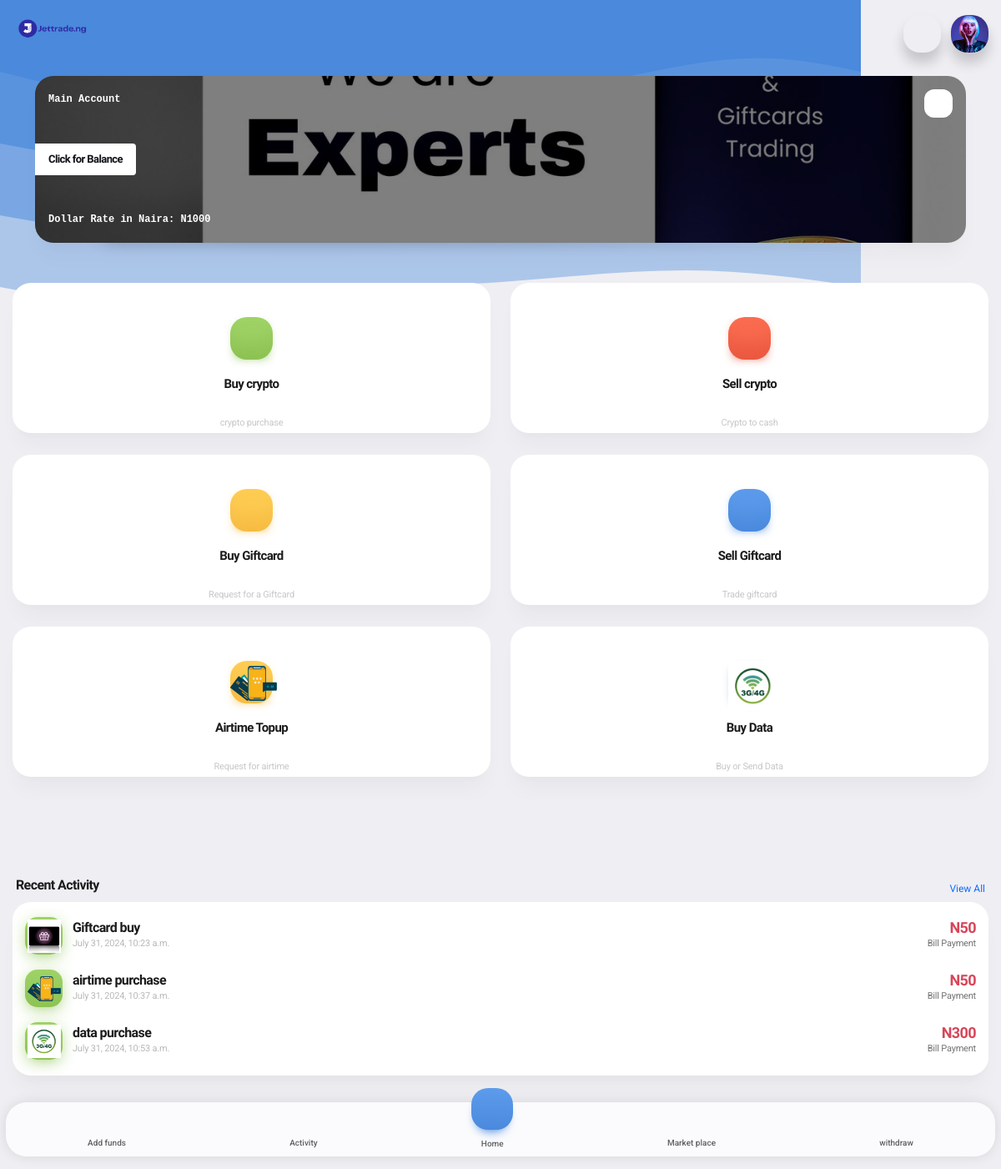
Before: /user (signed in) with the older database file.
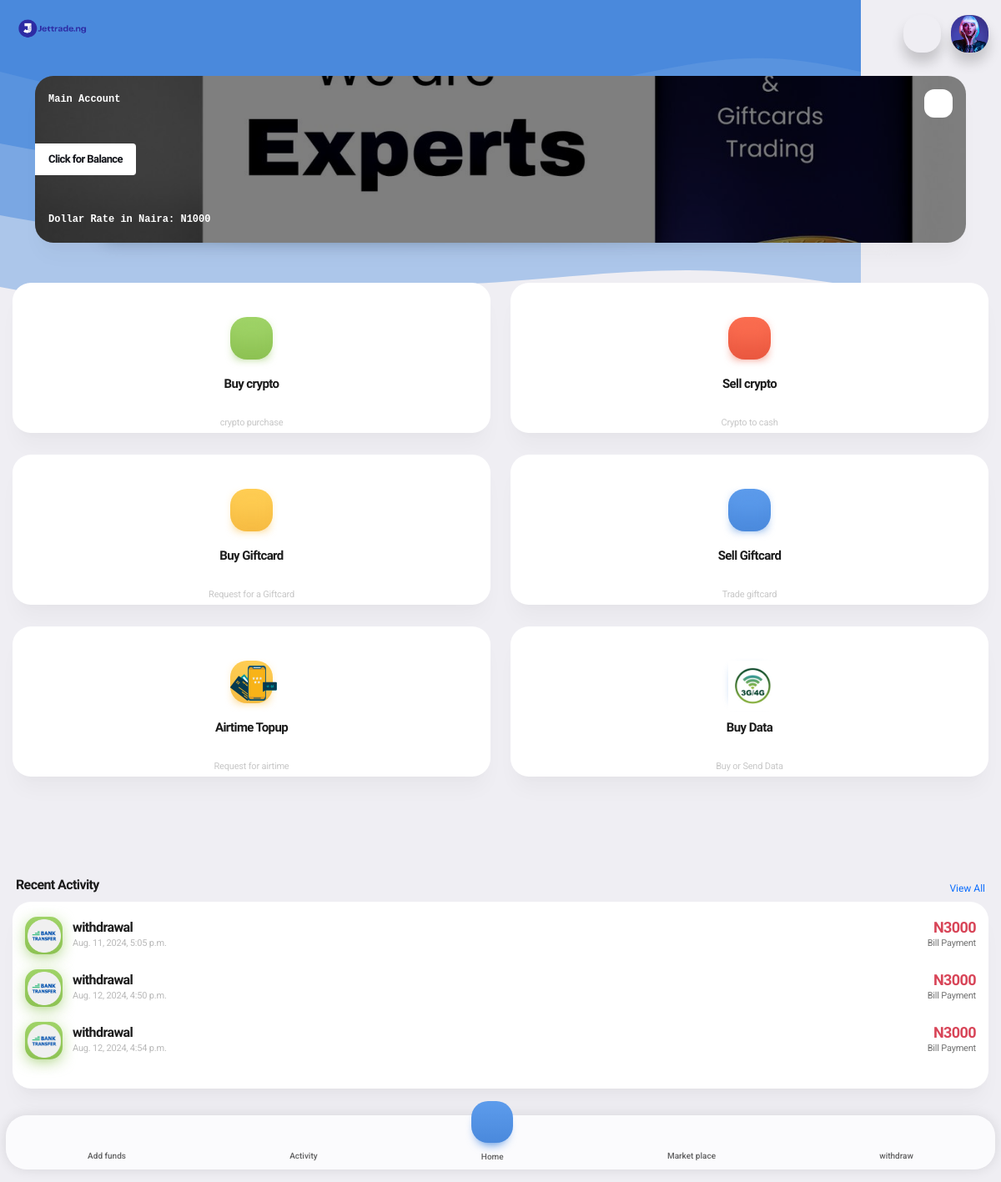
After: the same page with the newer database file.
### user_app/models.py (models this page shows, shortened)
class recent_activity(models.Model):
    user = models.ForeignKey(settings.AUTH_USER_MODEL,on_delete=models.SET_NULL, null=True)
    name = models.CharField(max_length=100)
    amount = models.IntegerField(default=0)
    a_id = models.IntegerField()
    date = models.DateTimeField(blank=True,null=True,default=timezone.now)

### user_app/views.py (the view)
# urls.py: path('user',views.userdash,name='user'),
@login_required
def userdash(request):
     b = balance.objects.filter(user=request.user).first
     x = recent_activity.objects.filter(user=request.user).order_by('-date')[:3]
     return render(request,'user/dashboard/user.html',locals())

### user_app/context_processors.py (called while the page is built)
def kycver(request):
    try:
      active =   Kycverification.objects.filter(user=request.user).first
    except:
       Kycverification.DoesNotExist
       active = None
    return {'active':active}

### template/user/dashboard/user.html (shortened to what the changed rows need)
{% extends 'user/base.html' %}
{% load static %}
{% block content %}
<div class="container">
  <div class="splide__slide">
<div class="card card-style m-0 bg-5 shadow-card shadow-card-m" style="height:200px">
<div class="card-center">
<div class="bg-theme px-3 py-2 rounded-end d-inline-block">
<h1 class="font-13 my-n1">
<a class="color-theme" data-bs-toggle="collapse" href="#balance3" aria-controls="balance2">Click for Balance</a>
</h1>
</div>
</div>
</div>
</div>
</div>
<div class="row text-center mt-5">
  <div class="col-6 mb-n1">
  <a href="/cryptobuy" class="card card-style me-0" style="height:180px">
  <div class="card-center">
  <h1 class="font-15 pt-3">Buy crypto</h1>
  </div>
  </a>
  </div>
  <div class="col-6 mb-n1">
  <a href="/cryptobuy#tab-5" class="card card-style ms-0" style="height:180px">
  <div class="card-center">
  <h1 class="font-15 pt-3">Sell crypto</h1>
  </div>
  </a>
  </div>
  <div class="col-6 mb-n1">
  <a href="/giftcardbuy" class="card card-style me-0" style="height:180px">
  <div class="card-center">
  <h1 class="font-15 pt-3">Buy Giftcard</h1>
  </div>
  </a>
  </div>
  <div class="col-6 mb-n1">
  <a href="#" class="card card-style ms-0" style="height:180px">
  <div class="card-center">
  <h1 class="font-15 pt-3">Sell Giftcard</h1>
  </div>
  </a>
  </div>
</div>
<div class="row text-center">
  <div class="col-6 mb-n1">
    <a href="/airtimep" class="card card-style me-0" style="height:180px">
    <div class="card-center">
    <h1 class="font-15 pt-3">Airtime Topup</h1>
    </div>
    </a>
    </div>
    <div class="col-6 mb-n1">
    <a href="#" class="card card-style ms-0" style="height:180px">
    <div class="card-center">
    <h1 class="font-15 pt-3">Buy Data</h1>
    </div>
    </a>
    </div>
</div>
  </div>
<div class="card card-style" style="margin-bottom: 7rem;">
  <div class="content">
    {% for x in x reversed %}
    {% if x.name == 'Flutterwave deposit' %}
    <a href="/bankhist/{{x.a_id}}">
    <div class="d-flex">
  <div class="align-self-center">
  <span class="icon rounded-s me-2 gradient-green shadow-bg shadow-bg-s"><img src="{% static 'ui/images/flutterwave.png' %}" width="40" alt=""></span>
  </div>
  <div class="align-self-center ps-1">
  <h5 class="pt-1 mb-n1">{{x.name}}</h5>
  <p class="mb-0 font-11 opacity-50">{{x.date}} <span class="copyright-year"></span></p>
  </div>
  <div class="align-self-center ms-auto text-end">
  <h4 class="pt-1 mb-n1 color-red-dark">N{{x.amount}}</h4>
  <p class="mb-0 font-11">Bill Payment</p>
  </div>
  </div>
  </a>
  <div class="pb-3"></div>
  {% elif x.name == 'Giftcard buy'  %}
  <a href="/giftcardbuyinginvoice/{{x.a_id}}">
    <div class="d-flex">
  <div class="align-self-center">
  <span class="icon rounded-s me-2 gradient-green shadow-bg shadow-bg-s"><img src="{% static 'user/images/gift-card.png' %}" width="40" alt=""></span>
  </div>
  <div class="align-self-center ps-1">
  <h5 class="pt-1 mb-n1">{{x.name}}</h5>
  <p class="mb-0 font-11 opacity-50">{{x.date}} </p>
  </div>
  <div class="align-self-center ms-auto text-end">
  <h4 class="pt-1 mb-n1 color-red-dark">N{{x.amount}}</h4>
  <p class="mb-0 font-11">Bill Payment</p>
  </div>
  </div>
  </a>
  <div class="pb-3"></div>
  {% elif x.name == 'airtime purchase'  %}
  <a href="/airtime_his/{{x.a_id}}">
    <div class="d-flex">
  <div class="align-self-center">
  <span class="icon rounded-s me-2 gradient-green shadow-bg shadow-bg-s"><img src="{% static 'ui/images/airtime.svg' %}" width="40" alt=""></span>
  </div>
  <div class="align-self-center ps-1">
  <h5 class="pt-1 mb-n1">{{x.name}}</h5>
  <p class="mb-0 font-11 opacity-50">{{x.date}} </p>
  </div>
  <div class="align-self-center ms-auto text-end">
  <h4 class="pt-1 mb-n1 color-red-dark">N{{x.amount}}</h4>
  <p class="mb-0 font-11">Bill Payment</p>
  </div>
  </div>
  </a>
  <div class="pb-3"></div>
  {% elif x.name == 'withdrawal'  %}
  <a href="/withhis/{{x.a_id}}">
    <div class="d-flex">
  <div class="align-self-center">
  <span class="icon rounded-s me-2 gradient-green shadow-bg shadow-bg-s"><img src="{% static 'ui/images/bank.png' %}" width="40" alt=""></span>
  </div>
  <div class="align-self-center ps-1">
  <h5 class="pt-1 mb-n1">{{x.name}}</h5>
  <p class="mb-0 font-11 opacity-50">{{x.date}} </p>
  </div>
  <div class="align-self-center ms-auto text-end">
  <h4 class="pt-1 mb-n1 color-red-dark">N{{x.amount}}</h4>
  <p class="mb-0 font-11">Bill Payment</p>
  </div>
  </div>
  </a>
  <div class="pb-3"></div>
  {% else %}
  <a href="/data_his/{{x.a_id}}">
    <div class="d-flex">
  <div class="align-self-center">
  <span class="icon rounded-s me-2 gradient-green shadow-bg shadow-bg-s"><img src="{% static 'ui/images/data.jpg' %}" width="40" alt=""></span>
  </div>
  <div class="align-self-center ps-1">
  <h5 class="pt-1 mb-n1">{{x.name}}</h5>
  <p class="mb-0 font-11 opacity-50">{{x.date}} </p>
  </div>
  <div class="align-self-center ms-auto text-end">
  <h4 class="pt-1 mb-n1 color-red-dark">N{{x.amount}}</h4>
  <p class="mb-0 font-11">Bill Payment</p>
  </div>
  </div>
  </a>
  {% endif %}
  {% endfor %}
  </div>
  </div>
{% endblock %}

Changed rows visible on the page:
removed recent_activity: name "Giftcard buy", date "July 31, 2024, 10:23 a.m.", amount "50"
removed recent_activity: name "airtime purchase", date "July 31, 2024, 10:37 a.m.", amount "50"
removed recent_activity: name "data purchase", date "July 31, 2024, 10:53 a.m.", amount "300"
added recent_activity: name "withdrawal", date "Aug. 11, 2024, 5:05 p.m.", amount "3000"
added recent_activity: name "withdrawal", date "Aug. 12, 2024, 4:50 p.m.", amount "3000"
added recent_activity: name "withdrawal", date "Aug. 12, 2024, 4:54 p.m.", amount "3000"
